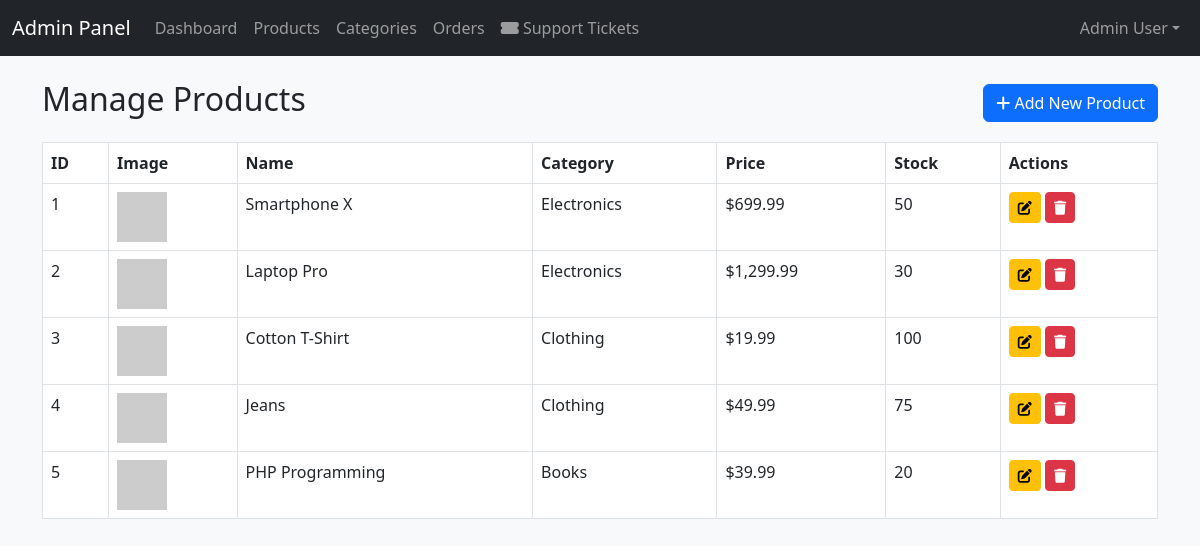
/admin/products.php (signed in), run on the app's committed database.
### tables this page shows
CREATE TABLE products (
    id INT AUTO_INCREMENT PRIMARY KEY,
    category_id INT,
    name VARCHAR(200) NOT NULL,
    description TEXT,
    price DECIMAL(10,2) NOT NULL,
    stock INT NOT NULL DEFAULT 0,
    image_url VARCHAR(500),
    created_at TIMESTAMP DEFAULT CURRENT_TIMESTAMP,
    FOREIGN KEY (category_id) REFERENCES categories(id) ON DELETE SET NULL
);

CREATE TABLE categories (
    id INT AUTO_INCREMENT PRIMARY KEY,
    name VARCHAR(100) NOT NULL,
    slug VARCHAR(100) UNIQUE NOT NULL,
    description TEXT,
    created_at TIMESTAMP DEFAULT CURRENT_TIMESTAMP
);

### admin/products.php (the view, shortened to what this page needs)
<?php
require_once '../config/database.php';
$products = $pdo->query("SELECT p.*, c.name as category_name
FROM products p
LEFT JOIN categories c ON p.category_id = c.id
ORDER BY p.created_at DESC")->fetchAll();
?>
<!DOCTYPE html>
<html lang="en">
<head>
<link href="https://cdn.jsdelivr.net/npm/bootstrap@5.3.0/dist/css/bootstrap.min.css" rel="stylesheet">
<link rel="stylesheet" href="https://cdnjs.cloudflare.com/ajax/libs/font-awesome/6.4.0/css/all.min.css">
<link rel="stylesheet" href="../assets/css/style.css">
</head>
<body>
<?php include '../includes/admin-navbar.php'; ?>
<div class="container mt-4">
<div class="d-flex justify-content-between align-items-center mb-3">
<h2>Manage Products</h2>
<a href="product-form.php" class="btn btn-primary">
<i class="fas fa-plus"></i> Add New Product
</a>
</div>
<div class="table-responsive">
<table class="table table-bordered table-hover">
<thead>
<tr>
<th>ID</th>
<th>Image</th>
<th>Name</th>
<th>Category</th>
<th>Price</th>
<th>Stock</th>
<th>Actions</th>
</tr>
</thead>
<tbody>
<?php foreach ($products as $product): ?>
<tr>
<td><?php echo $product['id']; ?></td>
<td>
<?php
$img_url = $product['image_url'];
?>
<img src="<?php echo htmlspecialchars($img_url); ?>"
style="width: 50px; height: 50px; object-fit: cover;"
onerror="this.src='https://via.placeholder.com/50?text=Error'">
</td>
<td><?php echo htmlspecialchars($product['name']); ?></td>
<td><?php echo htmlspecialchars($product['category_name'] ?? 'Uncategorized'); ?></td>
<td>$<?php echo number_format($product['price'], 2); ?></td>
<td><?php echo $product['stock']; ?></td>
<td>
<a href="product-form.php?id=<?php echo $product['id']; ?>" class="btn btn-sm btn-warning">
<i class="fas fa-edit"></i>
</a>
<a href="?delete=<?php echo $product['id']; ?>" class="btn btn-sm btn-danger"
onclick="return confirm('Are you sure?')">
<i class="fas fa-trash"></i>
</a>
</td>
</tr>
<?php endforeach; ?>
</tbody>
</table>
</div>
</div>
</body>
</html>

### assets/css/style.css (style rules this page uses)
:root { --primary-color: #0d6efd; --secondary-color: #6c757d; --success-color: #28a745; --danger-color: #dc3545; }
body { font-family: 'Segoe UI', Tahoma, Geneva, Verdana, sans-serif; background-color: #f8f9fa; min-height: 100vh; display: flex; flex-direction: column; }

### data on the page
products: id "1", name "Smartphone X", category.name "Electronics", price "699.99", stock "50"
products: id "2", name "Laptop Pro", category.name "Electronics", price "1,299.99", stock "30"
products: id "3", name "Cotton T-Shirt", category.name "Clothing", price "19.99", stock "100"
products: id "4", name "Jeans", category.name "Clothing", price "49.99", stock "75"
products: id "5", name "PHP Programming", category.name "Books", price "39.99", stock "20"

### other printed values
$_SESSION['user_name'] "Admin User"
